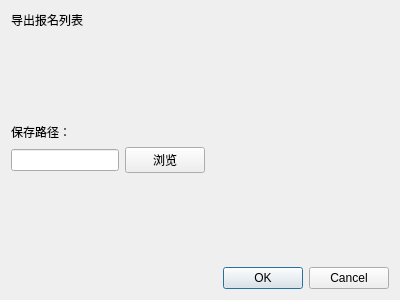
<?xml version="1.0" encoding="UTF-8"?>
<ui version="4.0">
 <class>SyncView</class>
 <widget class="QWidget" name="SyncView">
  <property name="geometry">
   <rect>
    <x>0</x>
    <y>0</y>
    <width>400</width>
    <height>300</height>
   </rect>
  </property>
  <property name="windowTitle">
   <string>导出CSV</string>
  </property>
  <layout class="QVBoxLayout" name="verticalLayout_2">
   <item>
    <widget class="QLabel" name="label">
     <property name="text">
      <string>导出报名列表</string>
     </property>
    </widget>
   </item>
   <item>
    <spacer name="verticalSpacer_2">
     <property name="orientation">
      <enum>Qt::Vertical</enum>
     </property>
     <property name="sizeHint" stdset="0">
      <size>
       <width>20</width>
       <height>40</height>
      </size>
     </property>
    </spacer>
   </item>
   <item>
    <layout class="QHBoxLayout" name="horizontalLayout_3">
     <item>
      <layout class="QVBoxLayout" name="verticalLayout">
       <item>
        <widget class="QLabel" name="label_2">
         <property name="text">
          <string>保存路径：</string>
         </property>
        </widget>
       </item>
       <item>
        <layout class="QHBoxLayout" name="horizontalLayout">
         <item>
          <widget class="QLineEdit" name="lineEdit"/>
         </item>
         <item>
          <widget class="QPushButton" name="pushButton">
           <property name="text">
            <string>浏览</string>
           </property>
          </widget>
         </item>
        </layout>
       </item>
      </layout>
     </item>
     <item>
      <spacer name="horizontalSpacer_2">
       <property name="orientation">
        <enum>Qt::Horizontal</enum>
       </property>
       <property name="sizeHint" stdset="0">
        <size>
         <width>40</width>
         <height>20</height>
        </size>
       </property>
      </spacer>
     </item>
    </layout>
   </item>
   <item>
    <spacer name="verticalSpacer">
     <property name="orientation">
      <enum>Qt::Vertical</enum>
     </property>
     <property name="sizeHint" stdset="0">
      <size>
       <width>20</width>
       <height>84</height>
      </size>
     </property>
    </spacer>
   </item>
   <item>
    <layout class="QHBoxLayout" name="horizontalLayout_2">
     <item>
      <spacer name="horizontalSpacer">
       <property name="orientation">
        <enum>Qt::Horizontal</enum>
       </property>
       <property name="sizeHint" stdset="0">
        <size>
         <width>40</width>
         <height>20</height>
        </size>
       </property>
      </spacer>
     </item>
     <item>
      <widget class="QDialogButtonBox" name="buttonBox">
       <property name="standardButtons">
        <set>QDialogButtonBox::Cancel|QDialogButtonBox::Ok</set>
       </property>
      </widget>
     </item>
    </layout>
   </item>
  </layout>
 </widget>
 <resources/>
 <connections/>
</ui>
